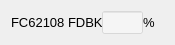
   <widget class="QWidget" name="layoutWidget">
    <property name="geometry">
     <rect>
      <x>270</x>
      <y>38</y>
      <width>155</width>
      <height>25</height>
     </rect>
    </property>
    <layout class="QHBoxLayout" name="horizontalLayout_67">
     <property name="spacing">
      <number>0</number>
     </property>
     <item>
      <widget class="QLabel" name="label_130">
       <property name="minimumSize">
        <size>
         <width>91</width>
         <height>21</height>
        </size>
       </property>
       <property name="maximumSize">
        <size>
         <width>91</width>
         <height>21</height>
        </size>
       </property>
       <property name="font">
        <font>
         <pointsize>10</pointsize>
         <weight>50</weight>
         <bold>false</bold>
        </font>
       </property>
       <property name="styleSheet">
        <string notr="true">background-color: none;
font: rgb(255, 255, 255);</string>
       </property>
       <property name="text">
        <string>FC62108 FDBK</string>
       </property>
       <property name="alignment">
        <set>Qt::AlignLeading|Qt::AlignLeft|Qt::AlignVCenter</set>
       </property>
      </widget>
     </item>
     <item>
      <widget class="QLineEdit" name="leVal_FC62108">
       <property name="minimumSize">
        <size>
         <width>41</width>
         <height>23</height>
        </size>
       </property>
       <property name="maximumSize">
        <size>
         <width>41</width>
         <height>23</height>
        </size>
       </property>
       <property name="styleSheet">
        <string notr="true">background-color: rgba(255, 255, 255, 100);</string>
       </property>
      </widget>
     </item>
     <item>
      <widget class="QLabel" name="label_133">
       <property name="minimumSize">
        <size>
         <width>21</width>
         <height>21</height>
        </size>
       </property>
       <property name="maximumSize">
        <size>
         <width>21</width>
         <height>21</height>
        </size>
       </property>
       <property name="font">
        <font>
         <pointsize>10</pointsize>
         <weight>50</weight>
         <bold>false</bold>
        </font>
       </property>
       <property name="styleSheet">
        <string notr="true">background-color: none;
font: rgb(255, 255, 255);</string>
       </property>
       <property name="text">
        <string>%</string>
       </property>
       <property name="alignment">
        <set>Qt::AlignLeading|Qt::AlignLeft|Qt::AlignVCenter</set>
       </property>
      </widget>
     </item>
    </layout>
   </widget>
